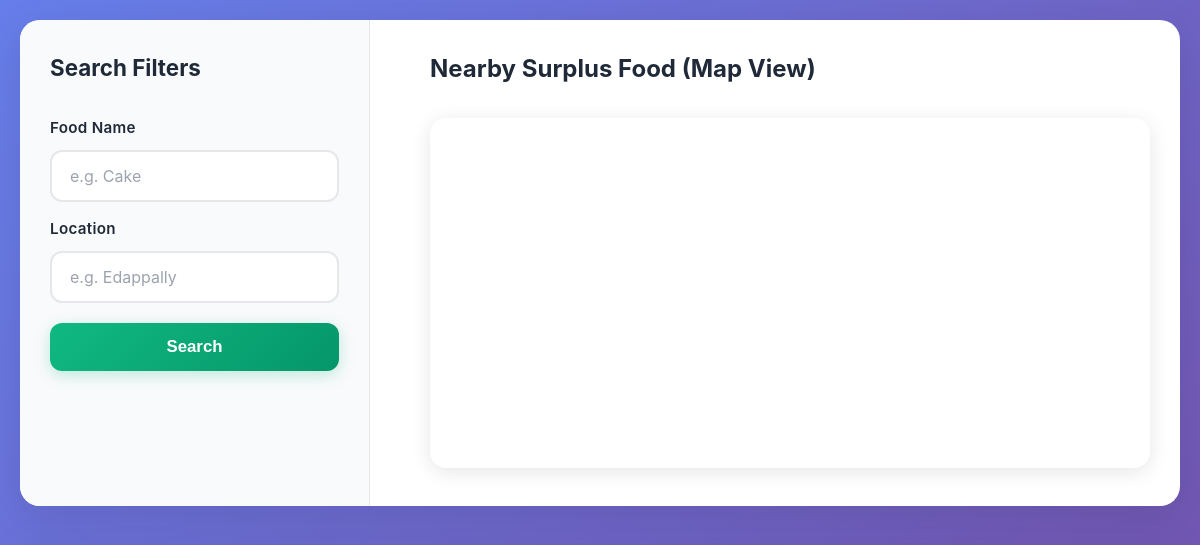
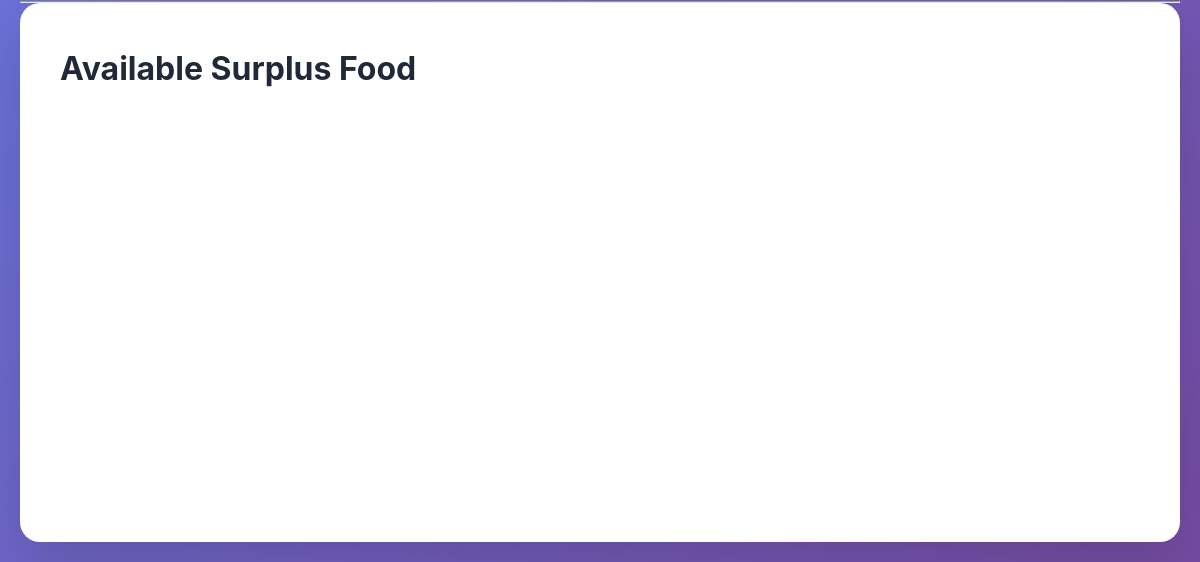
/user, run on an earlier commit of the app's database (2 pictures, top to bottom).
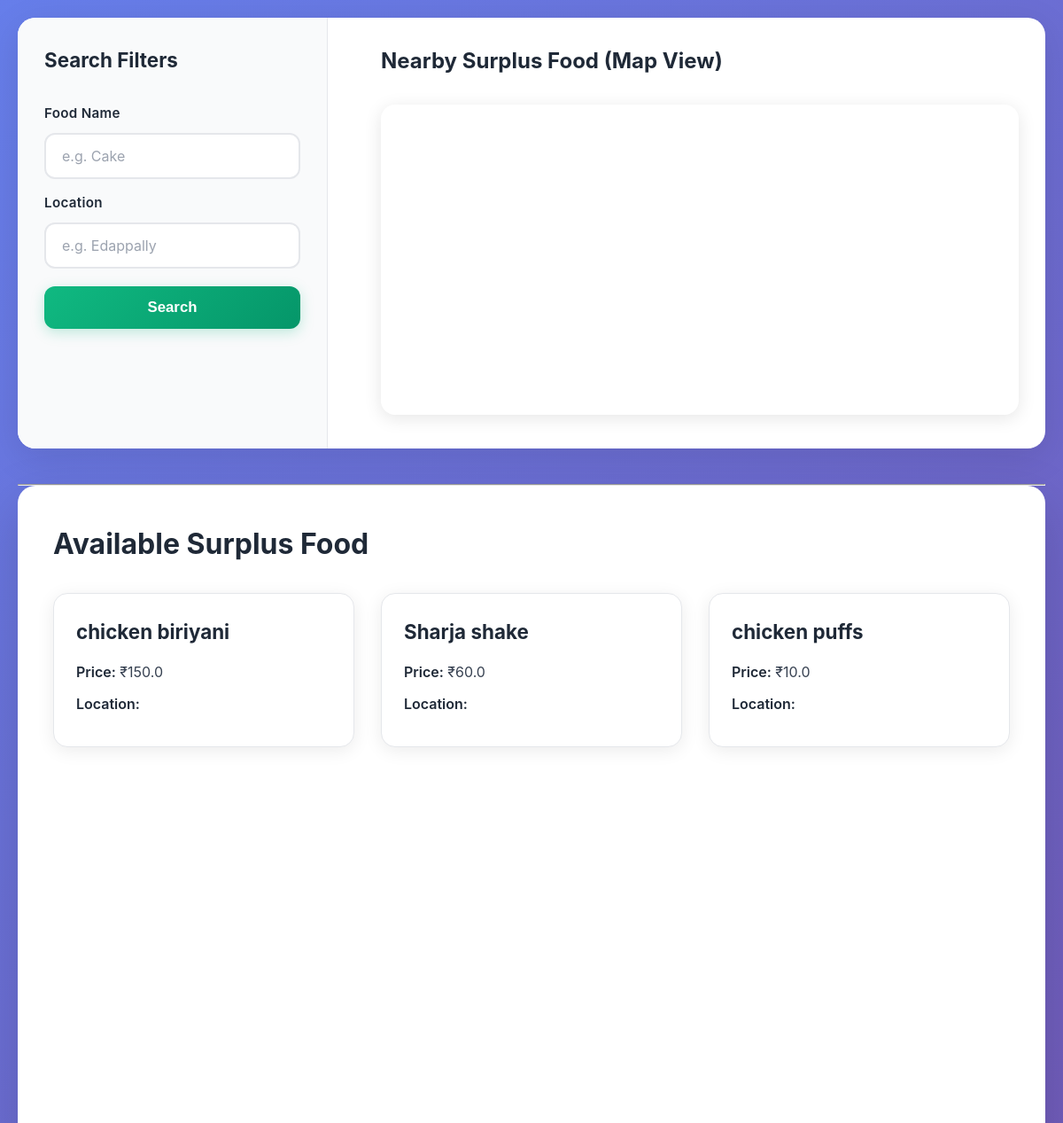
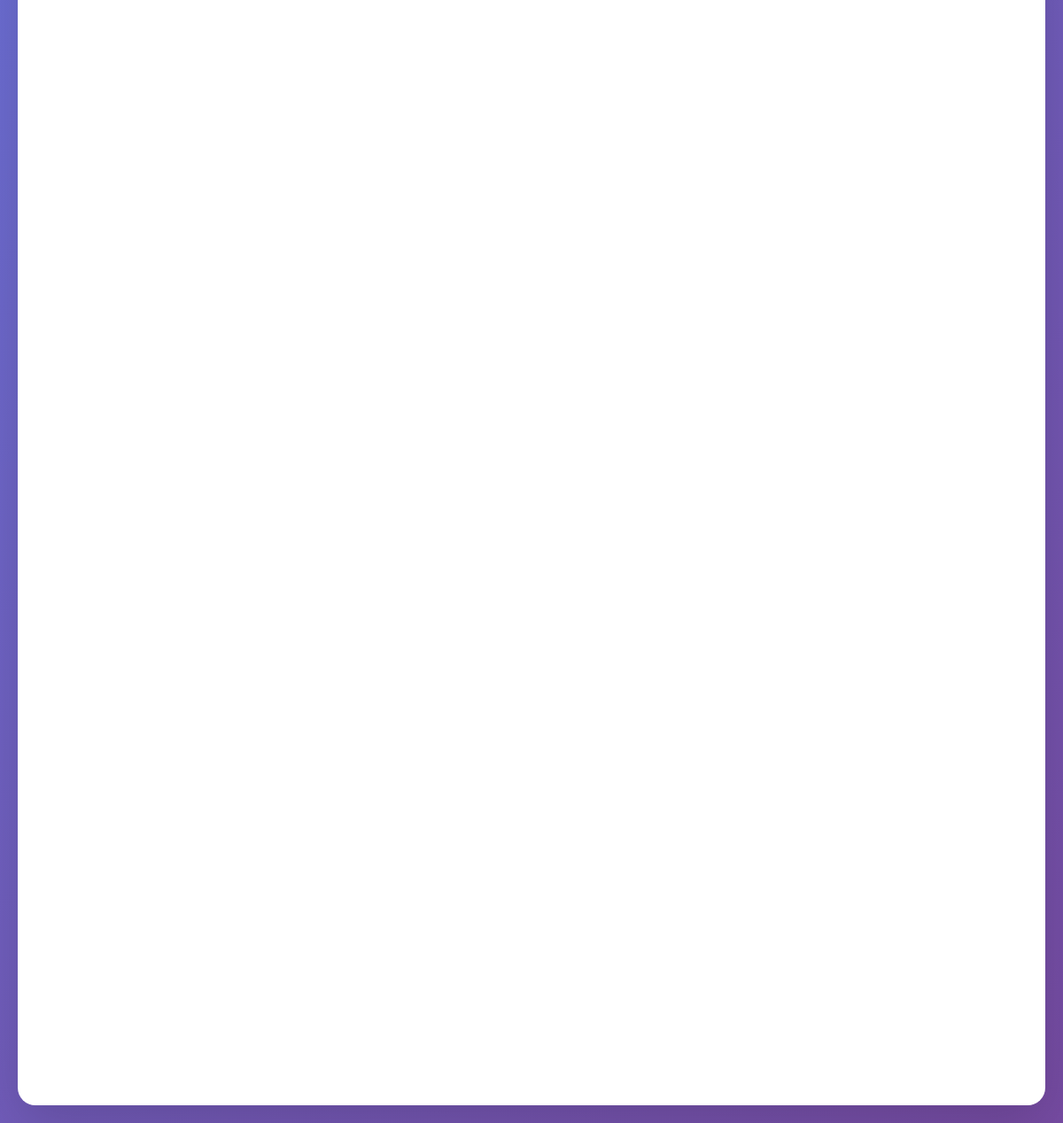
And on a later commit of the database (2 pictures, top to bottom).
### tables this page shows
CREATE TABLE food (
                id INTEGER PRIMARY KEY AUTOINCREMENT,
                restaurant_id INTEGER,
                name TEXT NOT NULL,
                discounted_price REAL NOT NULL,
                quantity INTEGER DEFAULT 1,
                status TEXT NOT NULL DEFAULT 'available',
                created_at TIMESTAMP DEFAULT CURRENT_TIMESTAMP, original_price REAL, category TEXT DEFAULT 'Meals', food_type TEXT DEFAULT 'Non-Veg', image_url TEXT DEFAULT 'default_food.jpg',
                FOREIGN KEY(restaurant_id) REFERENCES restaurants(id)
            );

### Mini Project/app.py (the view)
@app.route('/user')
def user():
    search_food = request.args.get('food', '')
    search_location = request.args.get('location', '')
    conn = get_db_connection()
    query = "SELECT * FROM food WHERE status='available'"
    params = []
    if search_food:
        query += " AND name LIKE ?"
        params.append(f'%{search_food}%')
    if search_location:
        query += " AND location LIKE ?"
        params.append(f'%{search_location}%')
    query += " ORDER BY created_at DESC"
    foods = conn.execute(query, params).fetchall()
    conn.close()
    return render_template('user.html', foods=foods)

### Mini Project/app.py (called while the page is built)
def get_db_connection():
    db_path = os.path.join(os.path.dirname(__file__), 'database.db')
    conn = sqlite3.connect(db_path)
    conn.row_factory = sqlite3.Row
    return conn

### Mini Project/templates/user.html (shortened to what this page needs)
<!DOCTYPE html>
<html lang="en">
<head>
    <link rel="stylesheet" href="{{ url_for('static', filename='css/style.css') }}">
</head>
<body>
  <div class="map-layout">
    <div class="search-panel">
        <h3>Search Filters</h3>
        <form method="GET">
            <label>Food Name</label>
            <input type="text" name="food" placeholder="e.g. Cake">
            <label>Location</label>
            <input type="text" name="location" placeholder="e.g. Edappally">
            <button type="submit">Search</button>
        </form>
    </div>
    <div class="map-panel">
        <h3>Nearby Surplus Food (Map View)</h3>
        <iframe
            width="100%"
            height="350"
            class="map-iframe"
            loading="lazy"
            allowfullscreen
            title="Google Map showing nearby surplus food locations"
            src="https://www.google.com/maps?q={{ request.args.get('location', 'Kochi') }}&output=embed">
        </iframe>
    </div>
</div>
<hr>
<div class="container">
    <h2>Available Surplus Food</h2>
    <div class="food-grid">
        {% for food in foods %}
        <div class="food-card">
            <div class="food-card-content">
                <h3>{{ food.name }}</h3>
                <p><strong>Price:</strong> ₹{{ food.discounted_price }}</p>
                <p><strong>Location:</strong> {{ food.location }}</p>
            </div>
        </div>
        {% endfor %}
    </div>
</div>
</body>
</html>

### Mini Project/static/css/style.css (style rules this page uses)
* { margin: 0; padding: 0; box-sizing: border-box; }
:root { --primary: #6366f1; --primary-dark: #4f46e5; --secondary: #8b5cf6; --success: #10b981; --danger: #ef4444; --warning: #f59e0b; --dark: #1f2937; --light-gray: #f9fafb; --border: #e5e7eb; --text: #374151; --text-light: #6b7280; }
body { font-family: 'Inter', -apple-system, BlinkMacSystemFont, 'Segoe UI', 'Roboto', sans-serif; background: linear-gradient(135deg, #667eea 0%, #764ba2 100%); min-height: 100vh; padding: 20px; line-height: 1.6; }
.container { max-width: 1400px; margin: 0 auto; padding: 40px; background: white; border-radius: 20px; box-shadow: 0 20px 60px rgba(0,0,0,0.15); }
h1, h2, h3 { color: var(--dark); margin-bottom: 20px; font-weight: 700; }
h2 { font-size: 2em; color: var(--dark); }
h3 { font-size: 1.5em; color: var(--dark); }
form { margin: 30px 0; }
label { display: block; margin-bottom: 10px; color: var(--dark); font-weight: 600; font-size: 0.95em; letter-spacing: 0.3px; }
input[type="text"], input[type="number"], input[type="time"], input[type="file"], textarea, select { width: 100%; padding: 14px 18px; border: 2px solid var(--border); border-radius: 12px; font-size: 1em; transition: all 0.3s ease; font-family: inherit; background: white; color: var(--text); }
input::placeholder, textarea::placeholder { color: #9ca3af; }
button, .btn { padding: 14px 32px; background: linear-gradient(135deg, var(--success) 0%, #059669 100%); color: white; border: none; border-radius: 12px; cursor: pointer; font-size: 1.05em; font-weight: 600; transition: all 0.3s cubic-bezier(0.4, 0, 0.2, 1); box-shadow: 0 4px 15px rgba(16, 185, 129, 0.25); display: inline-block; text-decoration: none; }
.map-layout { display: grid; grid-template-columns: 350px 1fr; gap: 30px; margin-bottom: 40px; background: white; border-radius: 20px; padding: 0; box-shadow: 0 10px 40px rgba(0,0,0,0.1); overflow: hidden; }
.search-panel { background: var(--light-gray); padding: 30px; border-right: 1px solid var(--border); }
.search-panel h3 { margin-bottom: 25px; font-size: 1.4em; }
.search-panel form label { margin-top: 15px; }
.search-panel form label:first-of-type { margin-top: 0; }
.search-panel button { width: 100%; margin-top: 20px; }
.map-panel { padding: 30px; position: relative; }
.map-panel h3 { margin-bottom: 20px; }
iframe, .map-iframe { border: none; border-radius: 16px; box-shadow: 0 4px 20px rgba(0,0,0,0.1); margin-top: 10px; }
.food-grid { display: grid; grid-template-columns: repeat(auto-fill, minmax(320px, 1fr)); gap: 30px; margin-top: 30px; }
.food-card { background: white; border-radius: 16px; overflow: hidden; box-shadow: 0 4px 20px rgba(0,0,0,0.08); transition: all 0.3s cubic-bezier(0.4, 0, 0.2, 1); border: 1px solid var(--border); }
.food-card-content { padding: 25px; }
.food-card h3 { color: var(--dark); margin-bottom: 15px; font-size: 1.4em; font-weight: 700; }
.food-card p { margin: 10px 0; color: var(--text); line-height: 1.6; }
.food-card strong { color: var(--dark); font-weight: 600; }

What changed in the data, as far as the page shows it:
added food: name "chicken biriyani", discounted_price "150.0"
added food: name "Sharja shake", discounted_price "60.0"
added food: name "chicken puffs", discounted_price "10.0"
